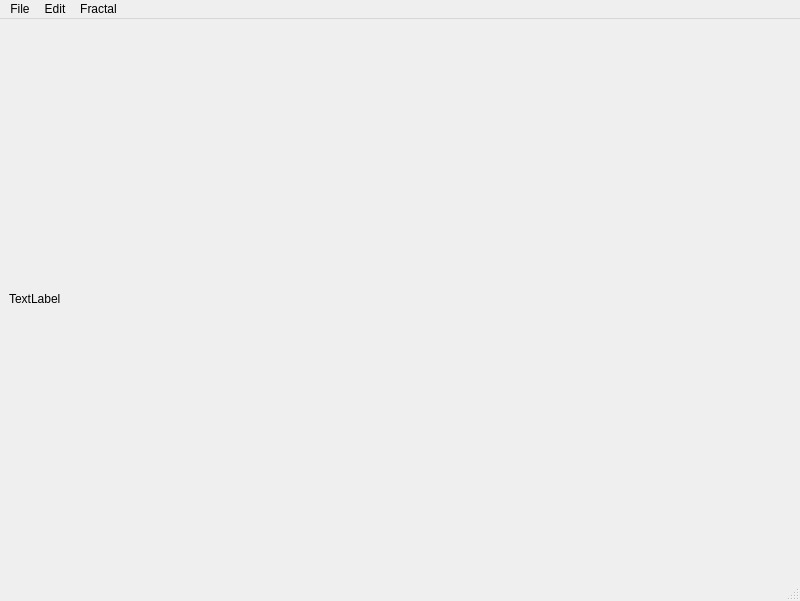
<?xml version="1.0" encoding="UTF-8"?>
<ui version="4.0">
 <class>MainWindow</class>
 <widget class="QMainWindow" name="MainWindow">
  <property name="geometry">
   <rect>
    <x>0</x>
    <y>0</y>
    <width>800</width>
    <height>601</height>
   </rect>
  </property>
  <property name="windowTitle">
   <string>MainWindow</string>
  </property>
  <widget class="QWidget" name="centralwidget">
   <layout class="QHBoxLayout" name="horizontalLayout">
    <item>
     <widget class="Fractal_label" name="label">
      <property name="text">
       <string>TextLabel</string>
      </property>
     </widget>
    </item>
   </layout>
  </widget>
  <widget class="QMenuBar" name="menubar">
   <property name="geometry">
    <rect>
     <x>0</x>
     <y>0</y>
     <width>800</width>
     <height>21</height>
    </rect>
   </property>
   <widget class="QMenu" name="menuFile">
    <property name="title">
     <string>File</string>
    </property>
    <addaction name="build_fractal"/>
   </widget>
   <widget class="QMenu" name="menuEdit">
    <property name="title">
     <string>Edit</string>
    </property>
    <addaction name="actionUndo"/>
    <addaction name="actionRedo"/>
   </widget>
   <widget class="QMenu" name="menuFractal">
    <property name="title">
     <string>Fractal</string>
    </property>
    <addaction name="incItr"/>
   </widget>
   <addaction name="menuFile"/>
   <addaction name="menuEdit"/>
   <addaction name="menuFractal"/>
  </widget>
  <widget class="QStatusBar" name="statusbar"/>
  <action name="build_fractal">
   <property name="text">
    <string>Open</string>
   </property>
  </action>
  <action name="actionUndo">
   <property name="text">
    <string>Undo</string>
   </property>
  </action>
  <action name="actionRedo">
   <property name="text">
    <string>Redo</string>
   </property>
  </action>
  <action name="incItr">
   <property name="text">
    <string>Increase Iterations</string>
   </property>
  </action>
 </widget>
 <customwidgets>
  <customwidget>
   <class>Fractal_label</class>
   <extends>QLabel</extends>
   <header>fractal_label.h</header>
  </customwidget>
 </customwidgets>
 <resources/>
 <connections/>
</ui>
